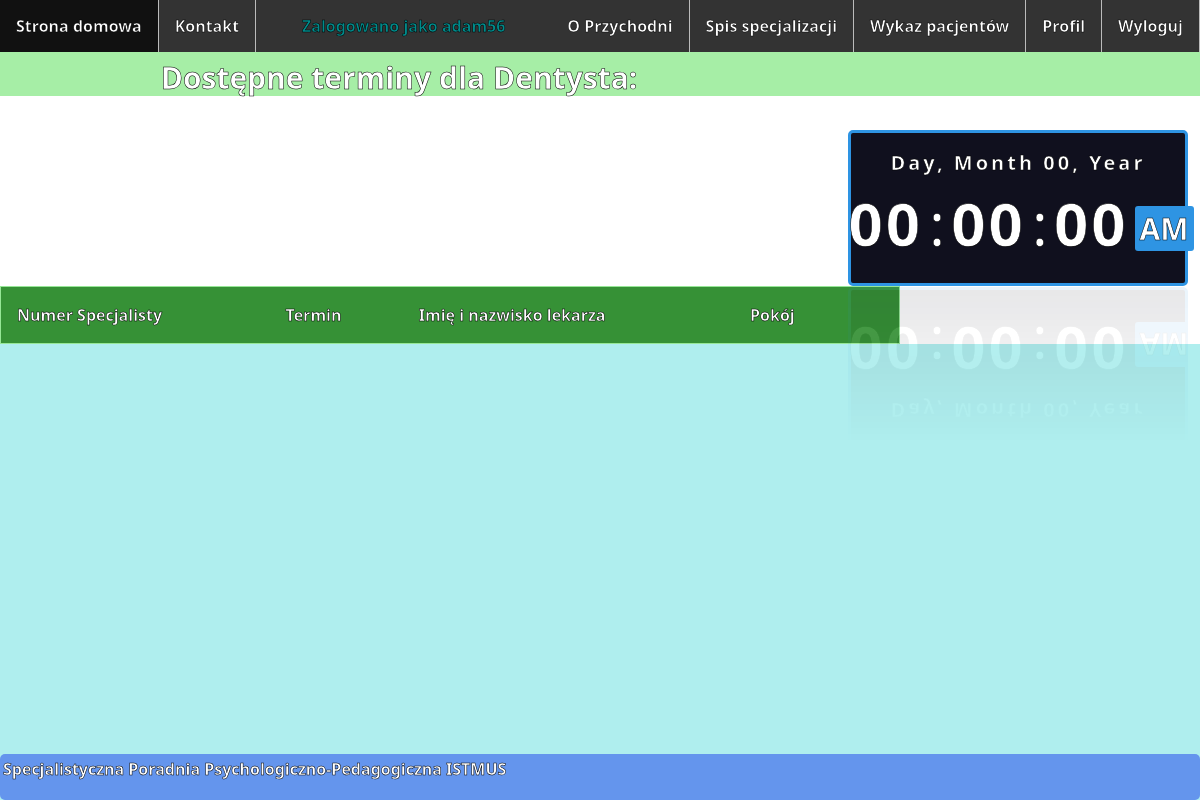
Before: /spisSpecjalizacji/dostepneTerminy/Dentysta/ (signed in) with the older database file.
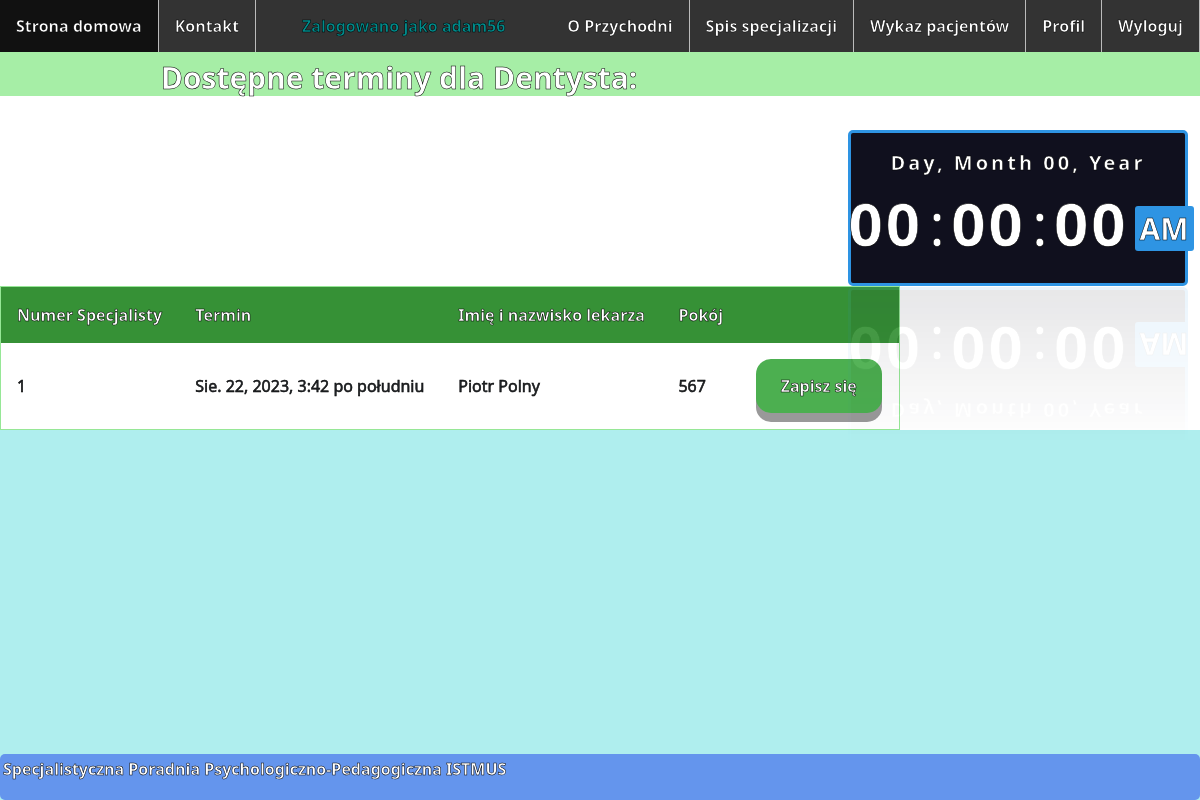
After: the same page with the newer database file.
### Przychodnia/models.py (models this page shows, shortened)
class Term(models.Model):
    date = models.DateTimeField()
    taken = models.BooleanField(default=False)
    doctor = models.ForeignKey(Customer, on_delete=models.CASCADE)
    room = models.CharField(max_length=6, null=True, blank=True)

class Customer(models.Model):
    user = models.OneToOneField(User, null=True, blank=True, on_delete=models.CASCADE)
    USER_TYPES = (('ADM', 'Administrator'), ('DOC', 'Lekarz'), ('PAT', 'Pacjent'))
    userType = models.CharField(max_length=3, choices=USER_TYPES, default='PAT')
    pesel = models.IntegerField(unique=True)
    name = models.CharField(max_length=20)
    surname = models.CharField(max_length=40)
    telephoneNumber = models.IntegerField(blank=True)
    street = models.CharField(max_length=40)
    city = models.CharField(max_length=40)
    zipCode = models.CharField(max_length=6)

### Przychodnia/views.py (the view)
# urls.py: path('spisSpecjalizacji/dostepneTerminy/<str:specialization>/', views.showAvailableTerms,
@login_required
def showAvailableTerms(request, specialization):
    spec = get_object_or_404(Specialization, name=specialization)
    specDoctors = SpecializationDoctor.objects.filter(specializations=spec)
    today = date.today()
    for specDoctor in specDoctors:
        specTerms = Term.objects.filter(taken=False, doctor=specDoctor.doctor, date__gte=today).order_by('date')
        try:
            terms = terms | specTerms
        except:
            terms = specTerms
    return render(request, 'showAvailableTerms.html', {'terms': terms, 'specialization': specialization})

### templates/showAvailableTerms.html (shortened to what this page needs)
{% extends 'base.html' %}
{% load bootstrap %}
{% block content %}
    <h1 id="nagłówek">Dostępne terminy dla {{ specialization }}:</h1>
    <table>
        <tr>
            <th>Numer Specjalisty</th>
            <th>Termin</th>
            <th>Imię i nazwisko lekarza</th>
            <th>Pokój</th>
            <th></th>
        </tr>
        {% for term in terms %}
            <tr>
                <td>{{ forloop.counter }}</td>
                <td>{{ term.date }}</td>
                <td>{{ term.doctor.name }} {{ term.doctor.surname }}</td>
                <td>{{ term.room }}</td>
                <td>
                    <a href="{% url 'makeVisit' term.id %}"><button class="button">Zapisz się</button></a>
                </td>
            </tr>
        {% endfor %}
    </table>
{% endblock content %}

Changed rows visible on the page:
added Term: date "Sie. 22, 2023, 3:42 po południu", doctor.name "Piotr", doctor.surname "Polny", room "567"
